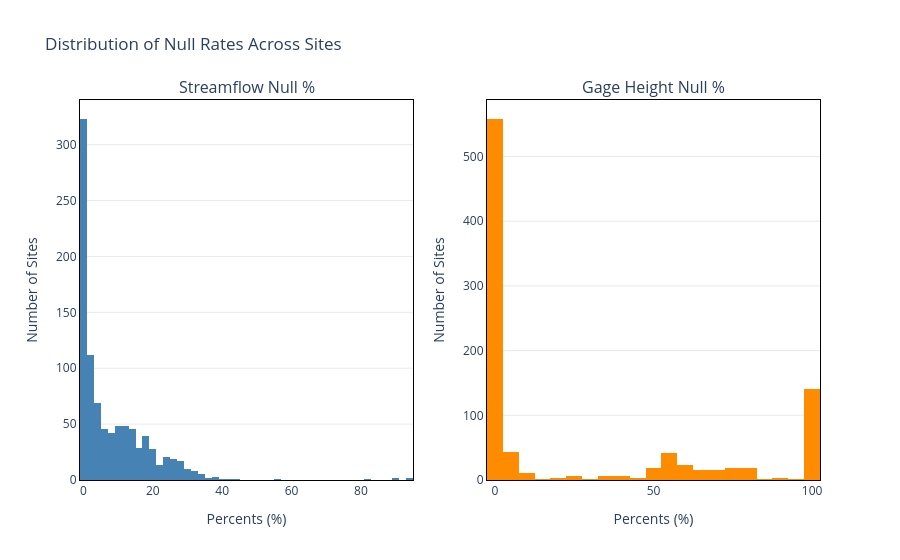

Notebook code for this chart:
### Markdown cell above
## 2. Analyze Null Rates Per Site

### Code cell
# Distribution of null rates
null_data = site_stats.to_pandas()

fig = make_subplots(rows=1, cols=2,
    subplot_titles=("Streamflow Null %", "Gage Height Null %"))

fig.add_trace(
    go.Histogram(x=null_data["streamflow_null_pct"], nbinsx=50, name="Streamflow", marker_color="steelblue"),
    row=1, col=1
)
fig.add_trace(
    go.Histogram(x=null_data["gage_height_null_pct"], nbinsx=50, name="Gage Height", marker_color="darkorange"),
    row=1, col=2
)
fig.update_layout(
    title="Distribution of Null Rates Across Sites",
    showlegend=False,
    plot_bgcolor="white",
    paper_bgcolor="white",
)
fig.update_xaxes(title_text="Percents (%)", showline=True, linecolor="black", linewidth=1, mirror=True)
fig.update_yaxes(title_text="Number of Sites",
                 showline=True, linecolor="black", linewidth=1, mirror=True,
                 showgrid=True, gridcolor="lightgrey", gridwidth=0.5)
fig.show()

# Summary
print(f"Sites with 0% streamflow nulls:    {len(null_data[null_data['streamflow_null_pct'] == 0])}")
print(f"Sites with <20% streamflow nulls:  {len(null_data[null_data['streamflow_null_pct'] < 20])}")
print(f"Sites with >50% streamflow nulls:  {len(null_data[null_data['streamflow_null_pct'] > 50])}")
print(f"Sites with 100% streamflow nulls:  {len(null_data[null_data['streamflow_null_pct'] == 100])}")
print()
print(f"Sites with 0% gage height nulls:   {len(null_data[null_data['gage_height_null_pct'] == 0])}")
print(f"Sites with <20% gage height nulls: {len(null_data[null_data['gage_height_null_pct'] < 20])}")
print(f"Sites with >50% gage height nulls: {len(null_data[null_data['gage_height_null_pct'] > 50])}")
print(f"Sites with 100% gage height nulls: {len(null_data[null_data['gage_height_null_pct'] == 100])}")

fig.write_html("sacha_null_histogram.html")

### Figure 1 — Plotly figure (JSON) as saved in the notebook; plotly's stock layout.template omitted (floating-point values rounded to 4 significant figures; data arrays with more than 128 entries replaced by an {"elided": "..."} marker saying what was removed)
{"data": [{"marker": {"color": "steelblue"}, "name": "Streamflow", "nbinsx": 50, "type": "histogram", "x": {"elided": "937 float values"}, "xaxis": "x", "yaxis": "y"}, {"marker": {"color": "darkorange"}, "name": "Gage Height", "nbinsx": 50, "type": "histogram", "x": {"elided": "937 float values"}, "xaxis": "x2", "yaxis": "y2"}], "layout": {"annotations": [{"font": {"size": 16}, "showarrow": false, "text": "Streamflow Null %", "x": 0.225, "xanchor": "center", "xref": "paper", "y": 1, "yanchor": "bottom", "yref": "paper"}, {"font": {"size": 16}, "showarrow": false, "text": "Gage Height Null %", "x": 0.775, "xanchor": "center", "xref": "paper", "y": 1, "yanchor": "bottom", "yref": "paper"}], "paper_bgcolor": "white", "plot_bgcolor": "white", "showlegend": false, "title": {"text": "Distribution of Null Rates Across Sites"}, "xaxis": {"anchor": "y", "domain": [0, 0.45], "linecolor": "black", "linewidth": 1, "mirror": true, "showline": true, "title": {"text": "Percents (%)"}}, "xaxis2": {"anchor": "y2", "domain": [0.55, 1], "linecolor": "black", "linewidth": 1, "mirror": true, "showline": true, "title": {"text": "Percents (%)"}}, "yaxis": {"anchor": "x", "domain": [0, 1], "gridcolor": "lightgrey", "gridwidth": 0.5, "linecolor": "black", "linewidth": 1, "mirror": true, "showgrid": true, "showline": true, "title": {"text": "Number of Sites"}}, "yaxis2": {"anchor": "x2", "domain": [0, 1], "gridcolor": "lightgrey", "gridwidth": 0.5, "linecolor": "black", "linewidth": 1, "mirror": true, "showgrid": true, "showline": true, "title": {"text": "Number of Sites"}}}}
